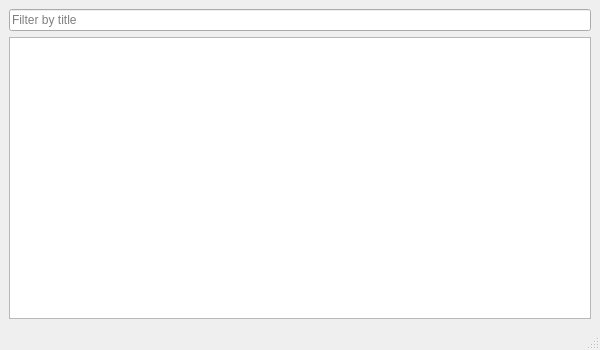
<?xml version="1.0" encoding="UTF-8"?>
<ui version="4.0">
 <class>CollectionWindow</class>
 <widget class="QMainWindow" name="CollectionWindow">
  <property name="geometry">
   <rect>
    <x>0</x>
    <y>0</y>
    <width>600</width>
    <height>350</height>
   </rect>
  </property>
  <property name="acceptDrops">
   <bool>true</bool>
  </property>
  <property name="windowTitle">
   <string>Collection</string>
  </property>
  <widget class="QWidget" name="centralwidget">
   <layout class="QVBoxLayout" name="verticalLayout">
    <item>
     <widget class="QLineEdit" name="lineFilter">
      <property name="placeholderText">
       <string>Filter by title</string>
      </property>
     </widget>
    </item>
    <item>
     <widget class="QListWidget" name="listKsz"/>
    </item>
   </layout>
  </widget>
  <widget class="QStatusBar" name="statusbar"/>
 </widget>
 <resources/>
 <connections/>
</ui>
